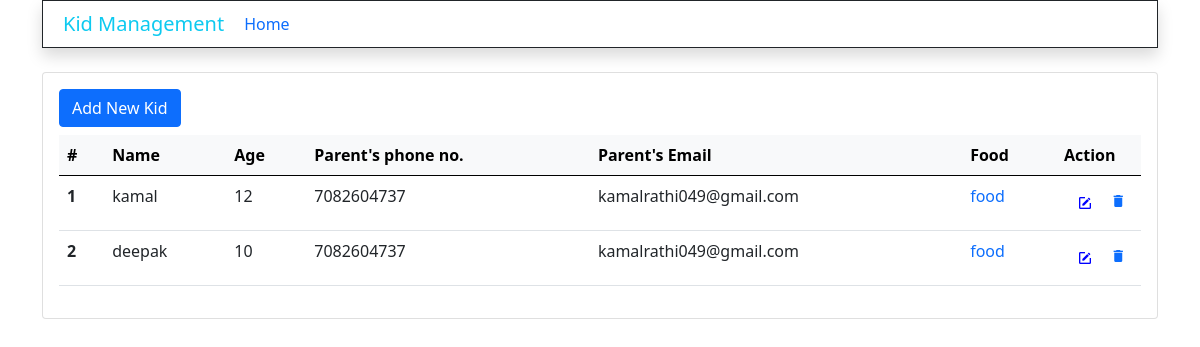
Before: / with the older database file.
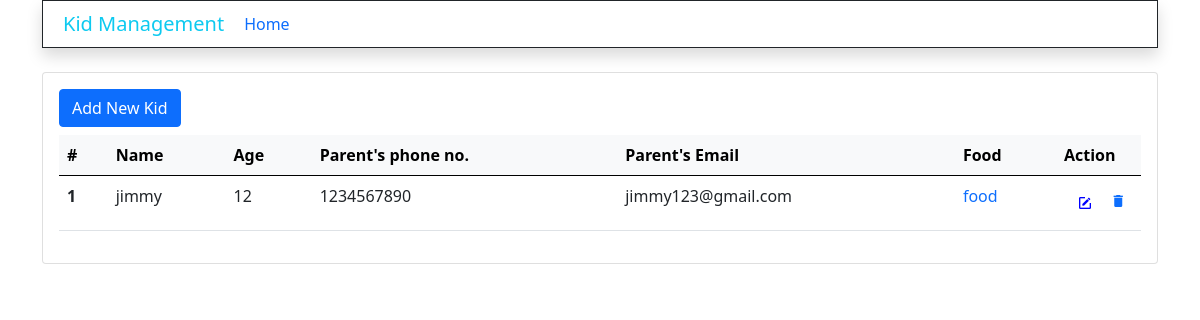
After: the same page with the newer database file.
### kids_food_management_app/models.py (models this page shows, shortened)
class Kid(models.Model):
    name = models.CharField(max_length=99, blank=True, null=True)
    age = models.IntegerField(blank=True, null=True)
    phone_regex = RegexValidator(regex=r'^\+?1?\d{9,15}$', message="Phone number must be entered in the format: '+999999999'. Up to 15 digits allowed.")
    parents_email = models.EmailField(blank=True, null=True)
    parents_phone_number = models.CharField(validators=[phone_regex], max_length=15, blank=True, null=True)

### kids_food_management_app/views.py (the view)
# urls.py: path('', views.KidsList, name='home'),
def KidsList(request):
    kids = Kid.objects.all()
    addkidform = addKidForm()
    ctx = {'kids':kids, 'addkidform':addkidform}
    return render(request, 'index.html', ctx)

### templates/index.html (shortened to what this page needs)
{% extends 'base.html' %}
{% load crispy_forms_tags %}
{% block content %}
  <div class="row">
    <div class="col-12">
        <div class="card">
            <div class="card-body">
                <div class="row mb-2">
                    <div class="col-sm-4">
                      <button type="button" class="btn btn-primary" data-bs-toggle="modal" data-bs-target="#addkidsprofile">Add New Kid</button>
                    </div>
                </div>
                <div class="table-responsive">
                    <table class="table table-centered w-100 dt-responsive nowrap" id="products-datatable">
                        {% if kids %}
                        <thead class="table-light">
                            <tr>
                                <th class="all">#</th>
                                <th>Name</th>
                                <th>Age</th>
                                <th>Parent's phone no.</th>
                                <th>Parent's Email</th>
                                <th>Food</th>
                                <th style="width: 85px;">Action</th>
                            </tr>
                        </thead>
                        <tbody>
                          {% for kid in kids %}
                          <tr>
                            <th scope="row">{{forloop.counter}}</th>
                            <td>{{ kid.name }}</td>
                            <td>{{ kid.age }}</td>
                            <td>{{ kid.parents_phone_number }}</td>
                            <td>{{ kid.parents_email }}</td>
                            <td><a class="text-decoration-none" href="{% url 'display-food' kid.id %}">food</a></td>
                            <td class="table-action">
                              <btn style="color: blue;" class="btn action-icon" data-bs-toggle="modal" data-bs-target="#editkidsprofile{{kid.id}}"> <i class="mdi mdi-square-edit-outline"></i></btn>
                              <a href="{% url 'delete-kid' kid.id %}" class="action-icon"> <i class="mdi mdi-delete"></i></a>
                          </td>
                          </tr>
                          {% endfor %}
                        </tbody>
                        {% else %}
                        <large class="mt-4" style="display: flex; justify-content: center; align-items: center;">
                          <em >No Data Available</em>
                        </large>
                        {% endif %}
                    </table>
                </div>
            </div>
        </div>
    </div>
</div>
{% endblock %}

### templates/base.html (shortened to what this page needs)
{%  load static %}
{% load crispy_forms_tags %}
<!DOCTYPE html>
<html lang="en">
  <head>
    <link rel="stylesheet" href="{% static 'css/bootstrap.min.css' %}">
    <link rel="stylesheet" href="https://cdn.jsdelivr.net/npm/@mdi/font@6.5.95/css/materialdesignicons.min.css"/>
  </head>
  <body>
      <div class="container">
        {% include 'header.html' %}
         {% block content %}
         {% endblock %}
      </div>
  </body>
</html>

### templates/header.html
<nav id="navbar" class="navbar navbar-expand-lg navbar-light text-dark fw-light mb-4 p-1 border border-dark shadow">
    <div class="container">
      <a class="navbar-brand text-info p-1" href="/">Kid Management</a>
      <div class="collapse navbar-collapse" id="navbarSupportedContent">
        <ul class="navbar-nav me-auto mb-2 mb-lg-0">
         <a class="text-decoration-none" href="{% url 'home' %}">
           <li>Home</li>
         </a>
        </ul>
      </div>
    </div>
  </nav>

### templates/add_kidsprofile.html (shortened to what this page needs)
{% load crispy_forms_tags %}

### templates/edit_kidsprofile.html (shortened to what this page needs)
{% load crispy_forms_tags %}

Changed rows visible on the page:
removed Kid: name "deepak", age "10", parents_phone_number "7082604737", parents_email "kamalrathi049@gmail.com"
changed Kid: name "kamal" → "jimmy"; parents_phone_number "7082604737" → "1234567890"; parents_email "kamalrathi049@gmail.com" → "jimmy123@gmail.com"
